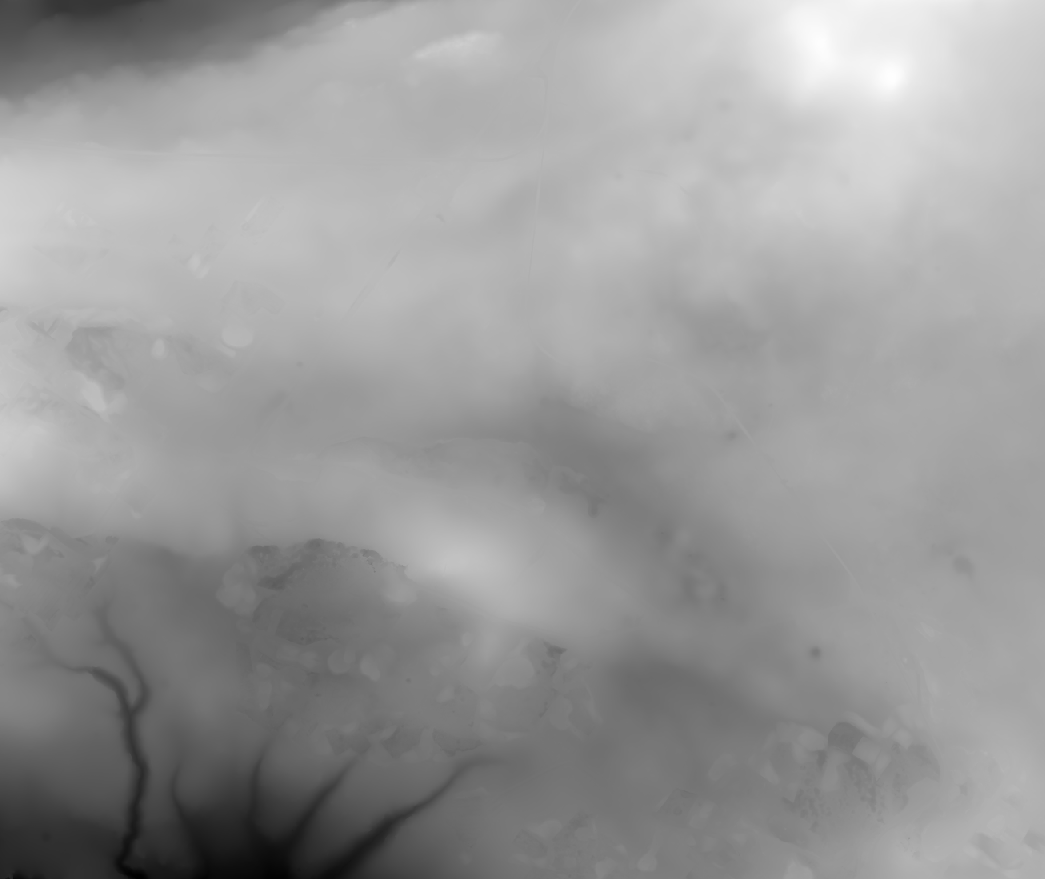
%> input picture ChrismasTerrain.tif, 1045 x 879 px
$ octave --eval "result = CreateModel;"   (GNU Octave 9; MATLAB toolbox functions it lacks are replaced by stand-ins)
%> lines starting %> are read from the running program, lines starting %| are printed output that depends on the picture
### PlotModel.m
% Plot the terrain model and threats
function PlotModel(model)

    mesh(model.X,model.Y,model.H); % Plot the data
    colormap summer;                    % Default color map.
    set(gca, 'Position', [0 0 1 1]); % Fill the figure window.
    axis equal vis3d on;            % Set aspect ratio and turn off axis.
    shading interp;                  % Interpolate color across faces.
    material dull;                   % Mountains aren't shiny.
    camlight left;                   % Add a light over to the left somewhere.
    lighting gouraud;                % Use decent lighting.
    xlabel('x [m]');
    ylabel('y [m]');
    zlabel('z [m]');
    hold on


    % Threats as cylinders
    threats = model.threats;
    threat_num = size(threats,1);
    h=250; % Height

    for i = 1:threat_num
        threat = threats(i,:);
        threat_x = threat(1);
        threat_y = threat(2);
        threat_z = threat(3);
        threat_radius = threat(4);


        [xc,yc,zc]=cylinder(threat_radius); % create a unit cylinder
        % set the center and height
        xc=xc+threat_x;
        yc=yc+threat_y;
        zc=zc*h+threat_z;
        c = mesh(xc,yc,zc); % plot the cylinder
        set(c,'edgecolor','none','facecolor','#FF0000','FaceAlpha',.3); % set color and transparency
    end

end

### CreateModel.m
%{
This model is generated by:
- Loading terrain map
- Creating threats as cylinders
- Creating start and finish points
- Setting ranges and limits
%}

function model=CreateModel()

    H = imread('ChrismasTerrain.tif'); % Get elevation data
%> H is the input picture: size 879x1045 single; min 48.92, max 296, mean 198.6
    H (H < 0) = 0;
    MAPSIZE_X = size(H,2); % x index: columns of H
%> MAPSIZE_X = 1045
    MAPSIZE_Y = size(H,1); % y index: rows of H
%> MAPSIZE_Y = 879
    [X,Y] = meshgrid(1:MAPSIZE_X,1:MAPSIZE_Y); % Create all (x,y) points to plot

    % Threats as cylinders
    R1=80;  % Radius
    x1 = 400; y1 = 500; z1 = 100; % center

    R2=70;  % Radius
    x2 = 600; y2 = 200; z2 = 150; % center

    R3=80;  % Radius
    x3 = 500; y3 = 350; z3 = 150; % center

    R4=70;  % Radius
    x4 = 350; y4 = 200; z4 = 150; % center

    R5=70;  % Radius
    x5 = 700; y5 = 550; z5 = 150; % center

    R6=80;  % Radius
    x6 = 650; y6 = 750; z6 = 150; % center

    % Map limits
    xmin= 1;
    xmax= MAPSIZE_X;
%> xmax = 1045

    ymin= 1;
    ymax= MAPSIZE_Y;
%> ymax = 879

    zmin = 100;
    zmax = 200;

    % Start and end position
    start_location = [200;100;150];
    end_location = [800;800;150];

    % Number of path nodes (not including the start position (start node))
    n=10;

    % Incorporate map and searching parameters to a model
    model.start=start_location;
    model.end=end_location;
    model.n=n;
    model.xmin=xmin;
    model.xmax=xmax;
%> model.xmax = 1045
    model.zmin=zmin;
    model.ymin=ymin;
    model.ymax=ymax;
%> model.ymax = 879
    model.zmax=zmax;
    model.MAPSIZE_X = MAPSIZE_X;
%> model.MAPSIZE_X = 1045
    model.MAPSIZE_Y = MAPSIZE_Y;
%> model.MAPSIZE_Y = 879
    model.X = X;
    model.Y = Y;
    model.H = H;
    model.threats = [x1 y1 z1 R1;x2 y2 z2 R2; x3 y3 z3 R3; x4 y4 z4 R4; x5 y5 z5 R5;x6 y6 z6 R6];
    PlotModel(model);
%> in PlotModel, `threats = model.threats;`: threats = [400 500 100 80; 600 200 150 70; 500 350 150 80; 350 200 150 70; 700 550 150 70; 650 750 150 80]
%> in PlotModel, `threat_num = size(threats,1);`: threat_num = 6
%> the loop in PlotModel, `for i = 1:threat_num` made 6 passes
%> (threat_x, threat_y, threat_z, threat_radius) on passes 1 to 6: (400, 500, 100, 80), (600, 200, 150, 70), (500, 350, 150, 80), (350, 200, 150, 70), (700, 550, 150, 70), (650, 750, 150, 80)
%> `result = CreateModel;`:
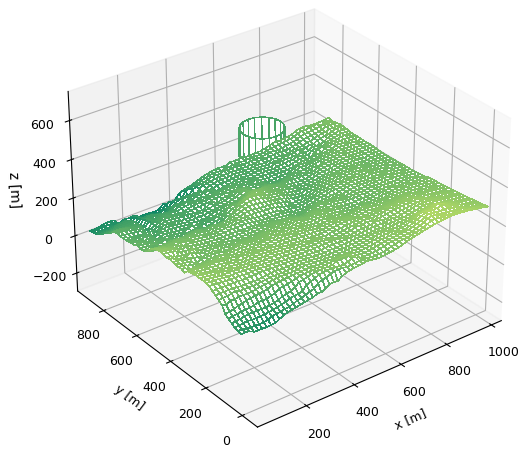
%> figure redrawn from the program's plot data
%> `result = CreateModel;`: result = {start [200 100 150], end [800 800 150], n 10, xmin 1, xmax 1045, zmin 100}
end
